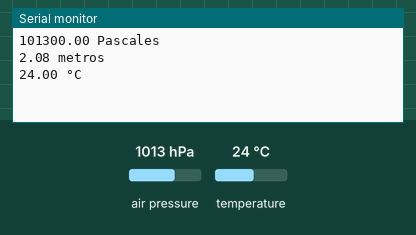
Bench run of a sketch on a simulated Arduino Uno, built with avr-gcc and run on an emulated ATmega328P. Parts: the last lines printed to the serial monitor. The test bench sets the inputs (shaded band); at power-on: air pressure 1013 hPa, temperature 24 °C.

Above: at 1.2 s.
1.3 s: air pressure set to 952 hPa
5.8 s: temperature set to 12 °C
At 7.0 s:
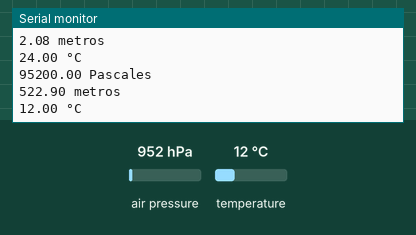
10.3 s: air pressure set to 975 hPa
At 12.9 s:
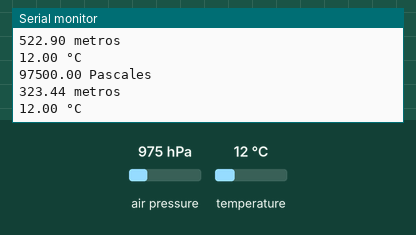
Timing chart, 0 to 14.4 s (numbered marks = the images above; inputs shaded):
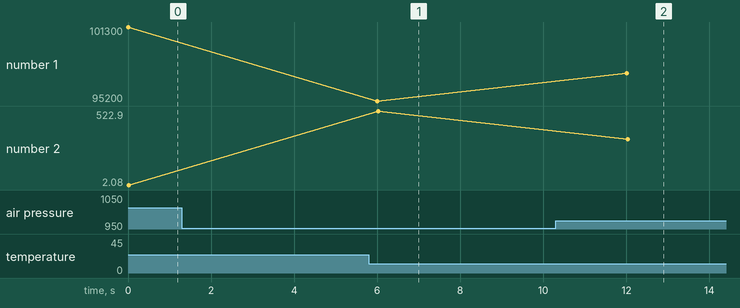

Measured:
- after the input at 5.8 s, the serial monitor: prints a new line after 0.24 s (image 1)
- after the input at 10.3 s, the serial monitor: prints a new line after 1.7 s (image 2)
- plotted number 1: 95200 → 97500 after the input at 10.3 s
- plotted number 2: 522.9 → 323.44 after the input at 10.3 s

The sketch:

Codigo1.ino
```cpp
#include <Wire.h>
#include <Adafruit_MPL3115A2.h>

Adafruit_MPL3115A2 baro;

void setup() {
  Serial.begin(9600);

  if (!baro.begin()) {
    Serial.println("No se pudo encontrar el sensor");
    return;
  }
}

void loop() {


  float pascales = baro.getPressure();
  Serial.print(pascales);
  Serial.println(" Pascales");

  float altitud = baro.getAltitude();
  Serial.print(altitud);
  Serial.println(" metros");

  float temp = baro.getTemperature();
  Serial.print(temp);
  Serial.println(" °C");

  delay(6000);
}
```
